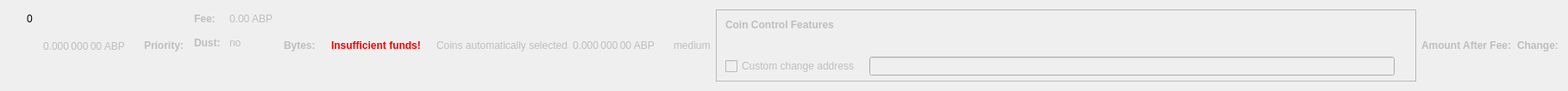
    <widget class="QWidget" name="dummyHideWidget" native="true">
     <property name="maximumSize">
      <size>
       <width>100</width>
       <height>22</height>
      </size>
     </property>
     <layout class="QHBoxLayout" name="dummyHideLayout">
      <item>
       <layout class="QFormLayout" name="formLayoutCoinControl1">
        <property name="horizontalSpacing">
         <number>10</number>
        </property>
        <property name="verticalSpacing">
         <number>14</number>
        </property>
        <property name="leftMargin">
         <number>10</number>
        </property>
        <property name="topMargin">
         <number>4</number>
        </property>
        <property name="rightMargin">
         <number>6</number>
        </property>
        <item row="0" column="1">
         <widget class="QLabel" name="labelCoinControlBytes">
          <property name="cursor">
           <cursorShape>IBeamCursor</cursorShape>
          </property>
          <property name="contextMenuPolicy">
           <enum>Qt::ActionsContextMenu</enum>
          </property>
          <property name="text">
           <string notr="true">0</string>
          </property>
          <property name="textInteractionFlags">
           <set>Qt::LinksAccessibleByMouse|Qt::TextSelectableByKeyboard|Qt::TextSelectableByMouse</set>
          </property>
         </widget>
        </item>
       </layout>
      </item>
      <item>
       <widget class="QLabel" name="labelCoinControlAfterFee">
        <property name="enabled">
         <bool>false</bool>
        </property>
        <property name="sizePolicy">
         <sizepolicy hsizetype="Fixed" vsizetype="Fixed">
          <horstretch>0</horstretch>
          <verstretch>0</verstretch>
         </sizepolicy>
        </property>
        <property name="minimumSize">
         <size>
          <width>111</width>
          <height>12</height>
         </size>
        </property>
        <property name="maximumSize">
         <size>
          <width>111</width>
          <height>12</height>
         </size>
        </property>
        <property name="cursor">
         <cursorShape>IBeamCursor</cursorShape>
        </property>
        <property name="contextMenuPolicy">
         <enum>Qt::ActionsContextMenu</enum>
        </property>
        <property name="text">
         <string notr="true">0.000 000 00 ABP</string>
        </property>
        <property name="textInteractionFlags">
         <set>Qt::LinksAccessibleByMouse|Qt::TextSelectableByKeyboard|Qt::TextSelectableByMouse</set>
        </property>
       </widget>
      </item>
      <item>
       <widget class="QLabel" name="labelCoinControlPriorityText">
        <property name="enabled">
         <bool>false</bool>
        </property>
        <property name="font">
         <font>
          <weight>75</weight>
          <bold>true</bold>
         </font>
        </property>
        <property name="text">
         <string>Priority:</string>
        </property>
       </widget>
      </item>
      <item>
       <layout class="QHBoxLayout" name="horizontalLayout"/>
      </item>
      <item>
       <layout class="QFormLayout" name="formLayoutCoinControl3">
        <property name="horizontalSpacing">
         <number>10</number>
        </property>
        <property name="verticalSpacing">
         <number>14</number>
        </property>
        <property name="leftMargin">
         <number>6</number>
        </property>
        <property name="topMargin">
         <number>4</number>
        </property>
        <property name="rightMargin">
         <number>6</number>
        </property>
        <item row="0" column="0">
         <widget class="QLabel" name="labelCoinControlFeeText">
          <property name="enabled">
           <bool>false</bool>
          </property>
          <property name="font">
           <font>
            <weight>75</weight>
            <bold>true</bold>
           </font>
          </property>
          <property name="text">
           <string>Fee:</string>
          </property>
          <property name="margin">
           <number>0</number>
          </property>
         </widget>
        </item>
        <item row="0" column="1">
         <widget class="QLabel" name="labelCoinControlFee">
          <property name="enabled">
           <bool>false</bool>
          </property>
          <property name="cursor">
           <cursorShape>IBeamCursor</cursorShape>
          </property>
          <property name="contextMenuPolicy">
           <enum>Qt::ActionsContextMenu</enum>
          </property>
          <property name="text">
           <string notr="true">0.00 ABP</string>
          </property>
          <property name="textInteractionFlags">
           <set>Qt::LinksAccessibleByMouse|Qt::TextSelectableByKeyboard|Qt::TextSelectableByMouse</set>
          </property>
         </widget>
        </item>
        <item row="1" column="0">
         <widget class="QLabel" name="labelCoinControlLowOutputText">
          <property name="enabled">
           <bool>false</bool>
          </property>
          <property name="font">
           <font>
            <weight>75</weight>
            <bold>true</bold>
           </font>
          </property>
          <property name="text">
           <string>Dust:</string>
          </property>
         </widget>
        </item>
        <item row="1" column="1">
         <widget class="QLabel" name="labelCoinControlLowOutput">
          <property name="enabled">
           <bool>false</bool>
          </property>
          <property name="cursor">
           <cursorShape>IBeamCursor</cursorShape>
          </property>
          <property name="contextMenuPolicy">
           <enum>Qt::ActionsContextMenu</enum>
          </property>
          <property name="text">
           <string>no</string>
          </property>
          <property name="textInteractionFlags">
           <set>Qt::LinksAccessibleByMouse|Qt::TextSelectableByKeyboard|Qt::TextSelectableByMouse</set>
          </property>
         </widget>
        </item>
       </layout>
      </item>
      <item>
       <widget class="QLabel" name="labelCoinControlBytesText">
        <property name="enabled">
         <bool>false</bool>
        </property>
        <property name="font">
         <font>
          <weight>75</weight>
          <bold>true</bold>
         </font>
        </property>
        <property name="text">
         <string>Bytes:</string>
        </property>
       </widget>
      </item>
      <item>
       <layout class="QFormLayout" name="formLayoutCoinControl2">
        <property name="horizontalSpacing">
         <number>10</number>
        </property>
        <property name="verticalSpacing">
         <number>14</number>
        </property>
        <property name="leftMargin">
         <number>6</number>
        </property>
        <property name="topMargin">
         <number>4</number>
        </property>
        <property name="rightMargin">
         <number>6</number>
        </property>
       </layout>
      </item>
      <item>
       <layout class="QHBoxLayout" name="horizontalLayoutCoinControl2">
        <property name="spacing">
         <number>8</number>
        </property>
        <property name="bottomMargin">
         <number>10</number>
        </property>
       </layout>
      </item>
      <item>
       <widget class="QLabel" name="labelCoinControlInsuffFunds">
        <property name="enabled">
         <bool>false</bool>
        </property>
        <property name="minimumSize">
         <size>
          <width>0</width>
          <height>0</height>
         </size>
        </property>
        <property name="font">
         <font>
          <weight>75</weight>
          <bold>true</bold>
         </font>
        </property>
        <property name="styleSheet">
         <string notr="true">color:red;font-weight:bold;</string>
        </property>
        <property name="text">
         <string>Insufficient funds!</string>
        </property>
        <property name="margin">
         <number>5</number>
        </property>
       </widget>
      </item>
      <item>
       <layout class="QFormLayout" name="formLayoutCoinControl4">
        <property name="horizontalSpacing">
         <number>10</number>
        </property>
        <property name="verticalSpacing">
         <number>14</number>
        </property>
        <property name="leftMargin">
         <number>6</number>
        </property>
        <property name="topMargin">
         <number>4</number>
        </property>
        <property name="rightMargin">
         <number>6</number>
        </property>
       </layout>
      </item>
      <item>
       <widget class="QLabel" name="labelCoinControlAutomaticallySelected">
        <property name="enabled">
         <bool>false</bool>
        </property>
        <property name="sizePolicy">
         <sizepolicy hsizetype="Fixed" vsizetype="Fixed">
          <horstretch>0</horstretch>
          <verstretch>0</verstretch>
         </sizepolicy>
        </property>
        <property name="minimumSize">
         <size>
          <width>0</width>
          <height>0</height>
         </size>
        </property>
        <property name="maximumSize">
         <size>
          <width>240</width>
          <height>16777215</height>
         </size>
        </property>
        <property name="text">
         <string>Coins automatically selected</string>
        </property>
        <property name="margin">
         <number>5</number>
        </property>
       </widget>
      </item>
      <item>
       <widget class="QLabel" name="labelCoinControlChange">
        <property name="enabled">
         <bool>false</bool>
        </property>
        <property name="sizePolicy">
         <sizepolicy hsizetype="Fixed" vsizetype="Fixed">
          <horstretch>0</horstretch>
          <verstretch>0</verstretch>
         </sizepolicy>
        </property>
        <property name="minimumSize">
         <size>
          <width>111</width>
          <height>0</height>
         </size>
        </property>
        <property name="maximumSize">
         <size>
          <width>111</width>
          <height>16777215</height>
         </size>
        </property>
        <property name="cursor">
         <cursorShape>IBeamCursor</cursorShape>
        </property>
        <property name="contextMenuPolicy">
         <enum>Qt::ActionsContextMenu</enum>
        </property>
        <property name="text">
         <string notr="true">0.000 000 00 ABP</string>
        </property>
        <property name="textInteractionFlags">
         <set>Qt::LinksAccessibleByMouse|Qt::TextSelectableByKeyboard|Qt::TextSelectableByMouse</set>
        </property>
       </widget>
      </item>
      <item>
       <widget class="QLabel" name="labelCoinControlPriority">
        <property name="enabled">
         <bool>false</bool>
        </property>
        <property name="cursor">
         <cursorShape>IBeamCursor</cursorShape>
        </property>
        <property name="contextMenuPolicy">
         <enum>Qt::ActionsContextMenu</enum>
        </property>
        <property name="text">
         <string>medium</string>
        </property>
        <property name="textInteractionFlags">
         <set>Qt::LinksAccessibleByMouse|Qt::TextSelectableByKeyboard|Qt::TextSelectableByMouse</set>
        </property>
       </widget>
      </item>
      <item>
       <widget class="QFrame" name="frameCoinControl">
        <property name="sizePolicy">
         <sizepolicy hsizetype="Expanding" vsizetype="Expanding">
          <horstretch>0</horstretch>
          <verstretch>0</verstretch>
         </sizepolicy>
        </property>
        <property name="maximumSize">
         <size>
          <width>16777215</width>
          <height>16777215</height>
         </size>
        </property>
        <property name="frameShape">
         <enum>QFrame::StyledPanel</enum>
        </property>
        <property name="frameShadow">
         <enum>QFrame::Sunken</enum>
        </property>
        <layout class="QVBoxLayout" name="verticalLayoutCoinControl2_2">
         <property name="spacing">
          <number>0</number>
         </property>
         <property name="leftMargin">
          <number>0</number>
         </property>
         <property name="topMargin">
          <number>0</number>
         </property>
         <property name="rightMargin">
          <number>0</number>
         </property>
         <property name="bottomMargin">
          <number>6</number>
         </property>
         <item>
          <layout class="QVBoxLayout" name="verticalLayoutCoinControl" stretch="0,0,0,1">
           <property name="spacing">
            <number>0</number>
           </property>
           <property name="leftMargin">
            <number>10</number>
           </property>
           <property name="topMargin">
            <number>10</number>
           </property>
           <item>
            <layout class="QHBoxLayout" name="horizontalLayoutCoinControl1">
             <property name="bottomMargin">
              <number>15</number>
             </property>
             <item>
              <widget class="QLabel" name="labelCoinControlFeatures">
               <property name="enabled">
                <bool>false</bool>
               </property>
               <property name="sizePolicy">
                <sizepolicy hsizetype="Preferred" vsizetype="Maximum">
                 <horstretch>0</horstretch>
                 <verstretch>0</verstretch>
                </sizepolicy>
               </property>
               <property name="font">
                <font>
                 <weight>75</weight>
                 <bold>true</bold>
                </font>
               </property>
               <property name="styleSheet">
                <string notr="true">font-weight:bold;</string>
               </property>
               <property name="text">
                <string>Coin Control Features</string>
               </property>
              </widget>
             </item>
            </layout>
           </item>
           <item>
            <widget class="QWidget" name="widgetCoinControl" native="true">
             <property name="sizePolicy">
              <sizepolicy hsizetype="Preferred" vsizetype="Preferred">
               <horstretch>0</horstretch>
               <verstretch>0</verstretch>
              </sizepolicy>
             </property>
             <property name="minimumSize">
              <size>
               <width>0</width>
               <height>0</height>
              </size>
             </property>
             <property name="styleSheet">
              <string notr="true"/>
             </property>
             <layout class="QHBoxLayout" name="horizontalLayoutCoinControl5_2">
              <property name="leftMargin">
               <number>0</number>
              </property>
              <property name="topMargin">
               <number>0</number>
              </property>
              <property name="rightMargin">
               <number>0</number>
              </property>
              <property name="bottomMargin">
               <number>0</number>
              </property>
              <item>
               <layout class="QHBoxLayout" name="horizontalLayoutCoinControl3">
                <property name="spacing">
                 <number>20</number>
                </property>
                <property name="topMargin">
                 <number>0</number>
                </property>
                <property name="bottomMargin">
                 <number>10</number>
                </property>
               </layout>
              </item>
             </layout>
            </widget>
           </item>
           <item>
            <layout class="QHBoxLayout" name="horizontalLayoutCoinControl4" stretch="0,0,0">
             <property name="spacing">
              <number>12</number>
             </property>
             <property name="sizeConstraint">
              <enum>QLayout::SetDefaultConstraint</enum>
             </property>
             <property name="topMargin">
              <number>5</number>
             </property>
             <property name="rightMargin">
              <number>5</number>
             </property>
             <item>
              <widget class="QCheckBox" name="checkBoxCoinControlChange">
               <property name="enabled">
                <bool>false</bool>
               </property>
               <property name="toolTip">
                <string>If this is activated, but the change address is empty or invalid, change will be sent to a newly generated address.</string>
               </property>
               <property name="text">
                <string>Custom change address</string>
               </property>
              </widget>
             </item>
             <item>
              <widget class="QValidatedLineEdit" name="lineEditCoinControlChange">
               <property name="enabled">
                <bool>false</bool>
               </property>
               <property name="sizePolicy">
                <sizepolicy hsizetype="Expanding" vsizetype="Fixed">
                 <horstretch>0</horstretch>
                 <verstretch>0</verstretch>
                </sizepolicy>
               </property>
              </widget>
             </item>
             <item>
              <widget class="QLabel" name="labelCoinControlChangeLabel_2">
               <property name="sizePolicy">
                <sizepolicy hsizetype="Preferred" vsizetype="Expanding">
                 <horstretch>0</horstretch>
                 <verstretch>0</verstretch>
                </sizepolicy>
               </property>
               <property name="minimumSize">
                <size>
                 <width>0</width>
                 <height>0</height>
                </size>
               </property>
               <property name="text">
                <string/>
               </property>
               <property name="margin">
                <number>3</number>
               </property>
              </widget>
             </item>
            </layout>
           </item>
           <item>
            <spacer name="verticalSpacerCoinControl">
             <property name="orientation">
              <enum>Qt::Vertical</enum>
             </property>
             <property name="sizeHint" stdset="0">
              <size>
               <width>800</width>
               <height>1</height>
              </size>
             </property>
            </spacer>
           </item>
          </layout>
         </item>
        </layout>
       </widget>
      </item>
      <item>
       <widget class="QLabel" name="labelCoinControlAfterFeeText">
        <property name="enabled">
         <bool>false</bool>
        </property>
        <property name="minimumSize">
         <size>
          <width>0</width>
          <height>0</height>
         </size>
        </property>
        <property name="maximumSize">
         <size>
          <width>16777215</width>
          <height>16777215</height>
         </size>
        </property>
        <property name="font">
         <font>
          <weight>75</weight>
          <bold>true</bold>
         </font>
        </property>
        <property name="text">
         <string>Amount After Fee:</string>
        </property>
        <property name="alignment">
         <set>Qt::AlignLeading|Qt::AlignLeft|Qt::AlignVCenter</set>
        </property>
        <property name="margin">
         <number>0</number>
        </property>
       </widget>
      </item>
      <item>
       <widget class="QLabel" name="labelCoinControlChangeText">
        <property name="enabled">
         <bool>false</bool>
        </property>
        <property name="sizePolicy">
         <sizepolicy hsizetype="Preferred" vsizetype="Preferred">
          <horstretch>0</horstretch>
          <verstretch>0</verstretch>
         </sizepolicy>
        </property>
        <property name="minimumSize">
         <size>
          <width>0</width>
          <height>0</height>
         </size>
        </property>
        <property name="maximumSize">
         <size>
          <width>16777215</width>
          <height>16777215</height>
         </size>
        </property>
        <property name="font">
         <font>
          <weight>75</weight>
          <bold>true</bold>
         </font>
        </property>
        <property name="text">
         <string>Change:</string>
        </property>
        <property name="alignment">
         <set>Qt::AlignLeading|Qt::AlignLeft|Qt::AlignVCenter</set>
        </property>
       </widget>
      </item>
     </layout>
    </widget>
